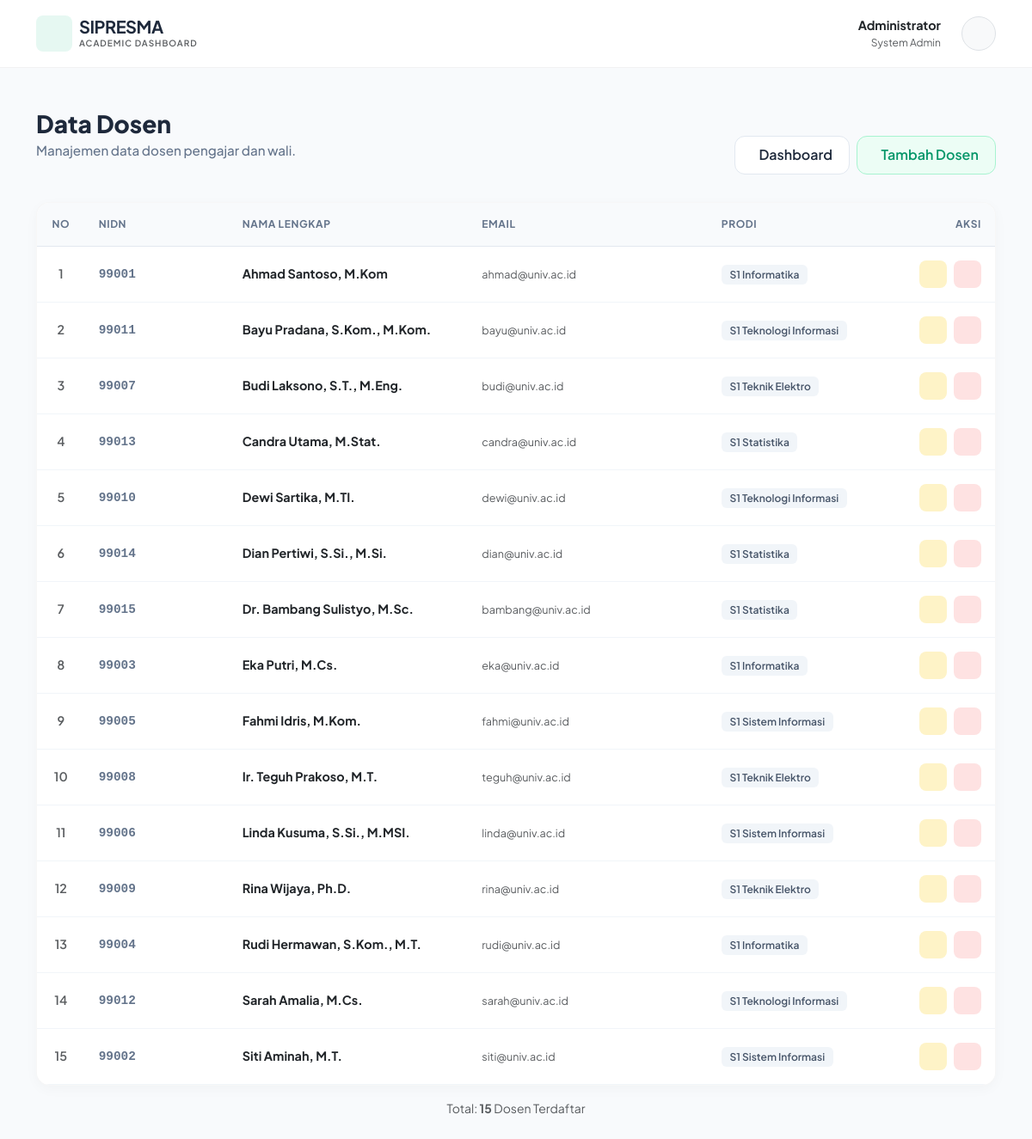
Page /dosen/index.php (signed in) on the committed database.
### tables this page shows
CREATE TABLE `dosen` (
  `nidn` varchar(20) NOT NULL,
  `id_user` int(11) NOT NULL,
  `id_prodi` int(11) NOT NULL,
  `nama_lengkap` varchar(100) NOT NULL,
  `email` varchar(100) DEFAULT NULL
);

CREATE TABLE `prodi` (
  `id_prodi` int(11) NOT NULL,
  `kode_prodi` varchar(10) NOT NULL,
  `nama_prodi` varchar(100) NOT NULL,
  `jenjang` varchar(5) NOT NULL
);

### dosen/index.php (the view, shortened to what this page needs)
<?php
include '../config/koneksi.php';
?>
<!DOCTYPE html>
<html lang="id">
<head>
    <link href="https://cdn.jsdelivr.net/npm/bootstrap@5.3.0/dist/css/bootstrap.min.css" rel="stylesheet">
</head>
<body>
    <nav class="navbar navbar-expand-lg navbar-clean mb-5">
        <div class="container">
            <a class="navbar-brand d-flex align-items-center gap-2" href="#">
                <div class="logo-box"><iconify-icon icon="solar:infinity-bold" style="font-size: 1.5rem;"></iconify-icon></div>
                <div><h5 class="fw-bold mb-0 brand-text">SIPRESMA</h5><p class="mb-0 text-muted" style="font-size: 10px; font-weight: 600; letter-spacing: 1px;">ACADEMIC DASHBOARD</p></div>
            </a>
            <div class="d-flex align-items-center gap-4">
                <div class="d-none d-md-block text-end"><p class="mb-0 fw-bold text-dark" style="font-size: 0.9rem;">Administrator</p><p class="mb-0 text-muted" style="font-size: 0.75rem;">System Admin</p></div>
                <div class="bg-light rounded-circle border p-1 d-flex align-items-center justify-content-center" style="width: 40px; height: 40px;">
                </div>
            </div>
        </div>
    </nav>
    <div class="container">
        <div class="page-header">
            <div>
                <h2 class="page-title">Data Dosen</h2>
                <p class="page-subtitle">Manajemen data dosen pengajar dan wali.</p>
            </div>
            <div class="d-flex gap-2">
                <a href="../dashboard/index.php" class="btn-clean"><iconify-icon icon="solar:arrow-left-linear"></iconify-icon> Dashboard</a>
                <a href="create.php" class="btn-primary-soft"><iconify-icon icon="solar:user-plus-bold"></iconify-icon> Tambah Dosen</a>
            </div>
        </div>
        <div class="card-modern">
            <div class="table-responsive">
                <table class="table table-custom mb-0">
                    <thead>
                        <tr>
                            <th width="5%" class="text-center">No</th>
                            <th width="15%">NIDN</th>
                            <th width="25%">Nama Lengkap</th>
                            <th width="25%">Email</th>
                            <th width="20%">Prodi</th>
                            <th width="10%" class="text-end">Aksi</th>
                        </tr>
                    </thead>
                    <tbody>
                        <?php
                        $query = mysqli_query($koneksi, "SELECT * FROM dosen JOIN prodi ON dosen.id_prodi = prodi.id_prodi ORDER BY dosen.nama_lengkap ASC");
                        $no = 1;
                        while ($data = mysqli_fetch_array($query)) {
                        ?>
                            <tr>
                                <td class="text-center fw-semibold text-muted"><?php echo $no++; ?></td>
                                <td><span class="text-mono"><?php echo $data['nidn']; ?></span></td>
                                <td><span class="fw-bold text-dark"><?php echo $data['nama_lengkap']; ?></span></td>
                                <td><span class="text-muted small"><?php echo $data['email']; ?></span></td>
                                <td><span class="badge-pill badge-soft-gray"><?php echo $data['jenjang']; ?> <?php echo $data['nama_prodi']; ?></span></td>
                                <td class="text-end">
                                    <div class="d-flex justify-content-end gap-2">
                                        <a href="update.php?nidn=<?php echo $data['nidn']; ?>" class="btn-icon-soft btn-edit"><iconify-icon icon="solar:pen-bold"></iconify-icon></a>
                                        <a href="delete.php?nidn=<?php echo $data['nidn']; ?>" class="btn-icon-soft btn-delete" onclick="return confirm('Hapus dosen <?php echo $data['nama_lengkap']; ?>?')"><iconify-icon icon="solar:trash-bin-trash-bold"></iconify-icon></a>
                                    </div>
                                </td>
                            </tr>
                        <?php } ?>
                    </tbody>
                </table>
            </div>
        </div>
        <?php if(mysqli_num_rows($query) > 0) { ?>
            <div class="mt-3 text-center text-muted small">Total: <strong><?php echo mysqli_num_rows($query); ?></strong> Dosen Terdaftar</div>
        <?php } ?>
    </div>
</body>
</html>

### dosen/index.php (style rules this page uses)
:root { --primary: #10b981; --bg-body: #f8fafc; --text-main: #1e293b; --text-muted: #64748b; --card-shadow: 0 4px 15px rgba(0,0,0,0.03); }
body { font-family: 'Plus Jakarta Sans', sans-serif; background-color: var(--bg-body); color: var(--text-main); padding-bottom: 3rem; }
.navbar-clean { background: white; border-bottom: 1px solid rgba(0,0,0,0.05); padding: 0.8rem 0; position: sticky; top: 0; z-index: 100; }
.logo-box { background: rgba(16, 185, 129, 0.1); color: #10b981; width: 42px; height: 42px; border-radius: 8px; display: flex; align-items: center; justify-content: center; }
.brand-text { color: var(--text-main); letter-spacing: -0.5px; }
.page-header { margin-top: 2rem; margin-bottom: 2rem; display: flex; justify-content: space-between; align-items: end; }
.page-title { font-size: 1.75rem; font-weight: 800; color: var(--text-main); margin-bottom: 0.25rem; }
.page-subtitle { color: var(--text-muted); font-size: 0.95rem; font-weight: 500; }
.card-modern { background: white; border-radius: 16px; border: 1px solid rgba(0,0,0,0.03); box-shadow: var(--card-shadow); overflow: hidden; }
.table-custom thead th { background-color: #f8fafc; color: var(--text-muted); font-weight: 700; font-size: 0.75rem; text-transform: uppercase; letter-spacing: 0.05em; padding: 1rem; border-bottom: 1px solid #e2e8f0; }
.table-custom tbody td { padding: 1rem; vertical-align: middle; border-bottom: 1px solid #f1f5f9; font-size: 0.9rem; color: var(--text-main); }
.badge-pill { padding: 0.35em 0.8em; border-radius: 6px; font-weight: 600; font-size: 0.75rem; }
.badge-soft-gray { background: #f1f5f9; color: #475569; }
.text-mono { font-family: 'Courier New', monospace; color: var(--text-muted); font-weight: 600; }
.btn-clean { background: white; border: 1px solid #e2e8f0; color: var(--text-main); font-weight: 600; padding: 0.6rem 1.2rem; border-radius: 12px; display: inline-flex; align-items: center; gap: 8px; text-decoration: none; transition: all 0.2s; }
.btn-primary-soft { background: #ecfdf5; color: #059669; border: 1px solid #a7f3d0; font-weight: 600; padding: 0.6rem 1.2rem; border-radius: 12px; display: inline-flex; align-items: center; gap: 8px; text-decoration: none; transition: all 0.2s; }
.btn-icon-soft { width: 32px; height: 32px; border-radius: 8px; display: flex; align-items: center; justify-content: center; transition: all 0.2s; border: none; text-decoration: none; }
.btn-edit { background: #fef3c7; color: #b45309; }
.btn-delete { background: #fee2e2; color: #b91c1c; }

### rows in the picture
dosen: nidn "99001", nama_lengkap "Ahmad Santoso, M.Kom", email "ahmad@univ.ac.id", id_prodi.jenjang "S1", id_prodi.nama_prodi "Informatika"
dosen: nidn "99011", nama_lengkap "Bayu Pradana, S.Kom., M.Kom.", email "bayu@univ.ac.id", id_prodi.jenjang "S1", id_prodi.nama_prodi "Teknologi Informasi"
dosen: nidn "99007", nama_lengkap "Budi Laksono, S.T., M.Eng.", email "budi@univ.ac.id", id_prodi.jenjang "S1", id_prodi.nama_prodi "Teknik Elektro"
dosen: nidn "99013", nama_lengkap "Candra Utama, M.Stat.", email "candra@univ.ac.id", id_prodi.jenjang "S1", id_prodi.nama_prodi "Statistika"
dosen: nidn "99010", nama_lengkap "Dewi Sartika, M.TI.", email "dewi@univ.ac.id", id_prodi.jenjang "S1", id_prodi.nama_prodi "Teknologi Informasi"
dosen: nidn "99014", nama_lengkap "Dian Pertiwi, S.Si., M.Si.", email "dian@univ.ac.id", id_prodi.jenjang "S1", id_prodi.nama_prodi "Statistika"
dosen: nidn "99015", nama_lengkap "Dr. Bambang Sulistyo, M.Sc.", email "bambang@univ.ac.id", id_prodi.jenjang "S1", id_prodi.nama_prodi "Statistika"
dosen: nidn "99003", nama_lengkap "Eka Putri, M.Cs.", email "eka@univ.ac.id", id_prodi.jenjang "S1", id_prodi.nama_prodi "Informatika"
dosen: nidn "99005", nama_lengkap "Fahmi Idris, M.Kom.", email "fahmi@univ.ac.id", id_prodi.jenjang "S1", id_prodi.nama_prodi "Sistem Informasi"
dosen: nidn "99008", nama_lengkap "Ir. Teguh Prakoso, M.T.", email "teguh@univ.ac.id", id_prodi.jenjang "S1", id_prodi.nama_prodi "Teknik Elektro"
dosen: nidn "99006", nama_lengkap "Linda Kusuma, S.Si., M.MSI.", email "linda@univ.ac.id", id_prodi.jenjang "S1", id_prodi.nama_prodi "Sistem Informasi"
dosen: nidn "99009", nama_lengkap "Rina Wijaya, Ph.D.", email "rina@univ.ac.id", id_prodi.jenjang "S1", id_prodi.nama_prodi "Teknik Elektro"
dosen: nidn "99004", nama_lengkap "Rudi Hermawan, S.Kom., M.T.", email "rudi@univ.ac.id", id_prodi.jenjang "S1", id_prodi.nama_prodi "Informatika"
dosen: nidn "99012", nama_lengkap "Sarah Amalia, M.Cs.", email "sarah@univ.ac.id", id_prodi.jenjang "S1", id_prodi.nama_prodi "Teknologi Informasi"
dosen: nidn "99002", nama_lengkap "Siti Aminah, M.T.", email "siti@univ.ac.id", id_prodi.jenjang "S1", id_prodi.nama_prodi "Sistem Informasi"

### other values in the picture
mysqli_num_rows($query) "15"
